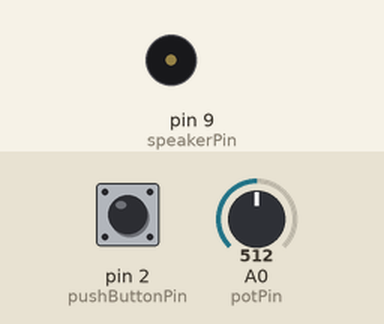
This sketch was run on a simulated Arduino Uno, built with avr-gcc and run on an emulated ATmega328P. On the bench: buzzer (waves = sounding). The test bench sets the inputs (shaded band); at power-on: pin 2 (pushButtonPin) HIGH, A0 (potPin) = 512. What the sketch prints to the serial monitor is not drawn.

Above: at 1.2 s.
1.3 s: pin 2 (pushButtonPin) pulled LOW for 0.15 s
At 1.52 s:
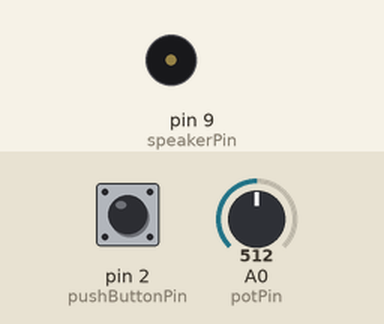
4.3 s: A0 (potPin) set to 900
At 4.49 s:
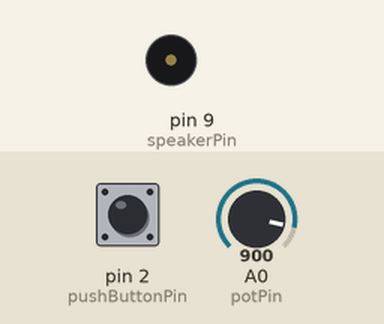
7.3 s: A0 (potPin) set to 306
At 7.54 s:
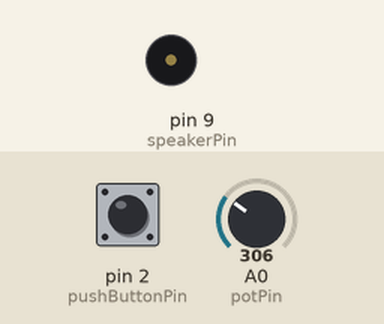
10.3 s: pin 2 (pushButtonPin) pulled LOW for 1 s
At 10.3 s:
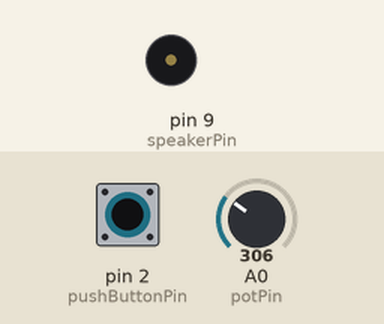
12.8 s: pin 2 (pushButtonPin) pulled LOW for 3.2 s
At 13.1 s:
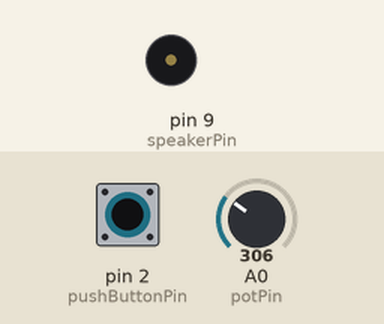
Timing chart, 0 to 18.5 s (numbered marks = the images above; inputs shaded):
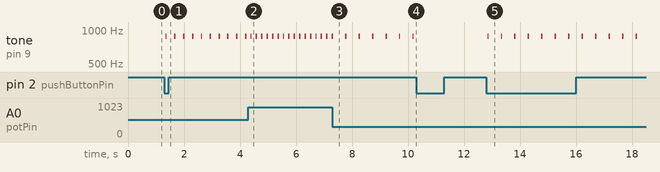

The sketch:

4.9-metronome.ino
```cpp
const int speakerPin = 9;
const int frequency = 880;
const int duration = 50;

const int potPin = 0;
int potValue;
const int pushButtonPin = 2;

int pushButtonStatus = HIGH;
// trak metronome is on/off
boolean on = false;
// track tempo and time delay
unsigned int beats_per_minute = 60;
unsigned int MS_per_beat = 0;
// track time
long last_time = 0;
void setup() {
    Serial.begin(9600);
    pinMode(pushButtonPin, INPUT_PULLUP);
    // calc MS_per_beat base on tempo in BPM
    unsigned int milliseconds_per_minute = 1000 * 60;
    MS_per_beat = milliseconds_per_minute / beats_per_minute;
}

// Take a potentiometer, if it values change, update our beats per minute
void checkPot() {
    // check pot status
    int value = analogRead(potPin);
    // re-calc the tempo if value has changed
    if (value != potValue) {
        // map the value t a resonable metronome range of
        // 30 BPM to 350 BPM
        beats_per_minute = map(value, 0,1023, 30, 350);
        // recalc the delay time
        unsigned int milliseconds_per_minute = 1000 * 60;
        MS_per_beat = milliseconds_per_minute / beats_per_minute;
        // update pot val
        potValue = value;
    }
}

// Have a debounced button that will set an on boolean to play our metronome
void checkPushButton() {
    // check digital pin 2 for a button press
    int button_state =  digitalRead(pushButtonPin);
    // check for button press
    if (button_state == LOW && button_state != pushButtonStatus) {
        // swap on/off states
        on =! on;
        // update button status
        pushButtonStatus = button_state;
        // use delay for a kludgy form of debounce
        Serial.println("push btn pressed");
        delay(20);
    }
    // check button release
    if (button_state == HIGH && button_state != pushButtonStatus) {
        pushButtonStatus = button_state;
        Serial.println("push btn released");
        delay(20);
    }
}

void loop() {
    checkPushButton();
    checkPot();
    // play tone if the metronome is on
    long current_time = millis();
    Serial.println(on);

    // better than having a delay we check to see if
    // we play our tone if on and our time is more than beats per min
    if((current_time - last_time >= MS_per_beat) && on == true) {
        // output the tone
        tone(speakerPin, frequency, duration);
        last_time = current_time;
    }
}
```

Measured:
- after the input at 1.3 s, tone on pin 9 (speakerPin): alternates 880 Hz for 0.05 s and silent for 0.27 s, starting at once
- after the input at 4.3 s, tone on pin 9 (speakerPin): alternates 880 Hz for 0.05 s and silent for 0.14 s, starting after 0.08 s
- after the input at 7.3 s, tone on pin 9 (speakerPin): alternates 880 Hz for 0.05 s and silent for 0.43 s, starting after 0.46 s
- after the input at 10.3 s, tone on pin 9 (speakerPin): stops changing and stays silent
- after the input at 12.8 s, tone on pin 9 (speakerPin): alternates 880 Hz for 0.05 s and silent for 0.43 s, starting at once
